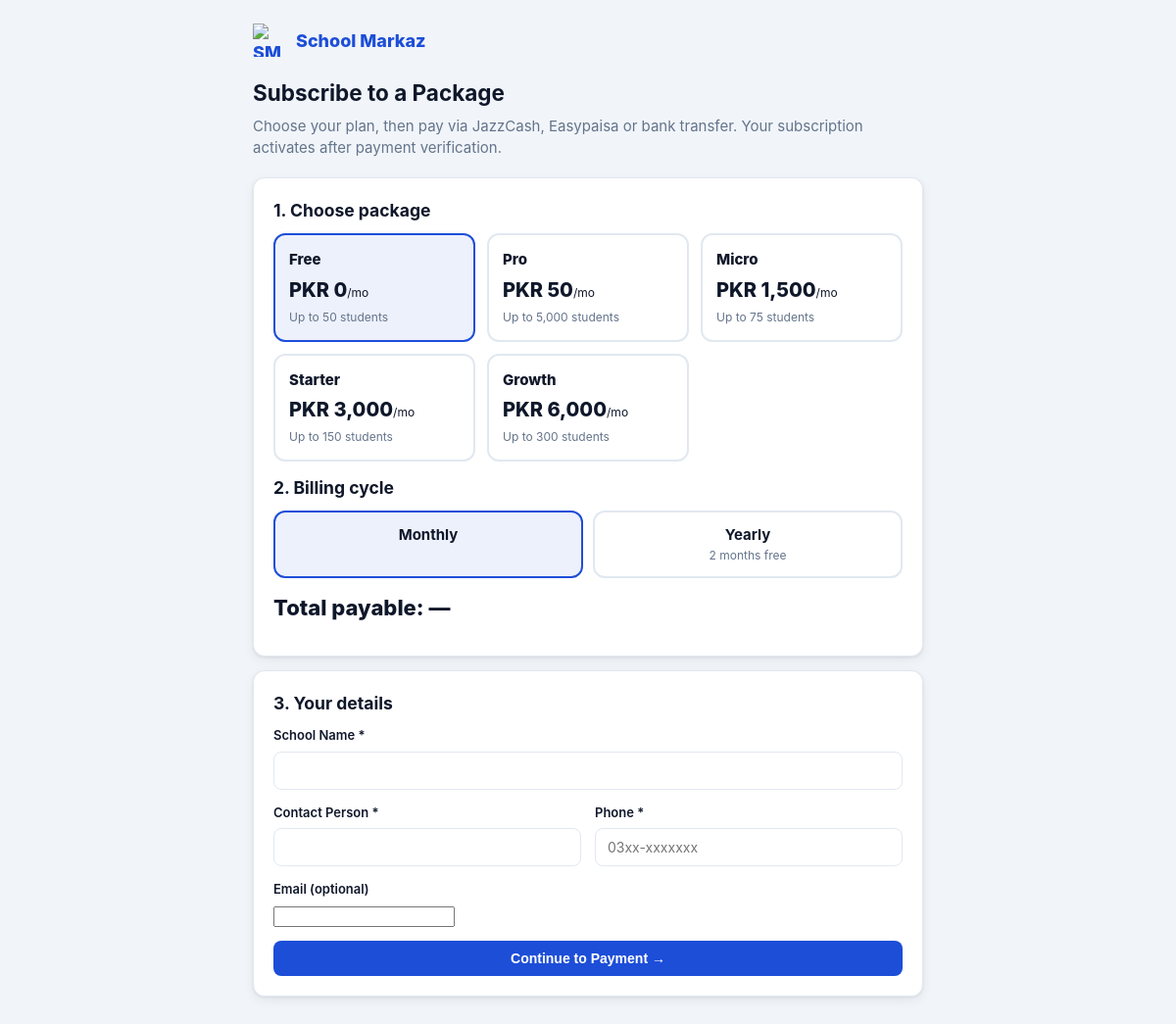
/subscribe.php?package_id=4, run on the app's committed database.
### tables this page shows
CREATE TABLE IF NOT EXISTS packages (
    id INT UNSIGNED AUTO_INCREMENT PRIMARY KEY,
    name VARCHAR(60) NOT NULL,
    max_students INT UNSIGNED NOT NULL,
    price_monthly DECIMAL(12,2) NOT NULL,
    per_student TINYINT(1) NOT NULL DEFAULT 0,
    features TEXT
);

### config/app.php (called while the page is built, shortened)
<?php
function app_url(string $path = ''): string
{
    static $base = null;
    if ($base === null) {
        $env = getenv('APP_URL');
        if ($env) {
            $base = rtrim($env, '/');
        } else {
            $scheme = (!empty($_SERVER['HTTPS']) && $_SERVER['HTTPS'] !== 'off')
                || (($_SERVER['HTTP_X_FORWARDED_PROTO'] ?? '') === 'https') ? 'https' : 'http';
            $host = $_SERVER['HTTP_HOST'] ?? 'localhost';
            $dir = rtrim(str_replace('\\', '/', dirname($_SERVER['SCRIPT_NAME'] ?? '/')), '/');
            $parts = explode('/', trim($dir, '/'));
            if (in_array(end($parts), ['admin', 'teacher', 'student', 'parent', 'auth', 'api'], true)) {
                array_pop($parts);
            }
            $base = $scheme . '://' . $host . ($parts ? '/' . implode('/', $parts) : '');
        }
    }
    return $base . ($path ? '/' . ltrim($path, '/') : '');
}

### includes/helpers.php (called while the page is built, shortened)
<?php
function e(?string $value): string
{
    return htmlspecialchars((string) $value, ENT_QUOTES, 'UTF-8');
}
function fmt_money($amount): string
{
    return CURRENCY . ' ' . number_format((float) $amount, 0);
}

### config/database.php (called while the page is built, shortened)
<?php
function db(): PDO
{
    static $pdo = null;
    if ($pdo === null) {
        $dsn = 'mysql:host=' . DB_HOST . ';port=' . DB_PORT . ';dbname=' . DB_NAME . ';charset=' . DB_CHARSET;
        try {
            $pdo = new PDO($dsn, DB_USER, DB_PASS, [
                PDO::ATTR_ERRMODE => PDO::ERRMODE_EXCEPTION,
                PDO::ATTR_DEFAULT_FETCH_MODE => PDO::FETCH_ASSOC,
                PDO::ATTR_EMULATE_PREPARES => false,
            ]);
        } catch (PDOException $e) {
            http_response_code(500);
            echo '<!doctype html><html><head><meta charset="utf-8"><title>Database Error</title></head>'
                . '<body style="font-family:sans-serif;max-width:640px;margin:60px auto;padding:20px">'
                . '<h1>Database connection failed</h1>'
                . '<p>The application could not connect to MySQL. Create the database and user, import '
                . '<code>database/schema.sql</code>, and verify credentials in <code>config/database.php</code> '
                . '(or the DB_* environment variables).</p>'
                . '</body></html>';
            exit;
        }
    }
    return $pdo;
}

### subscribe.php (the view, shortened to what this page needs)
<?php
$packages = db()->query('SELECT * FROM packages ORDER BY price_monthly ASC')->fetchAll();
$sel_pkg = null;
$pid = (int)($_GET['package_id'] ?? $_POST['package_id'] ?? 0);
if ($pid > 0) {
    foreach ($packages as $p) {
        if ((int)$p['id'] === $pid) { $sel_pkg = $p; break; }
    }
}
$old = [
    'package_id' => $sel_pkg ? (string)$sel_pkg['id'] : '',
    'cycle' => 'monthly',
    'school_name' => '', 'contact_name' => '', 'phone' => '', 'email' => '',
];
?>
<!DOCTYPE html>
<html lang="en">
<head>
<link rel="stylesheet" href="<?= e(app_url('assets/css/style.css')) ?>">
</head>
<body>
<div class="wrap">
  <a class="brandline" href="<?= e(app_url('index.php')) ?>">
    <img src="<?= e(app_url('assets/icons/logo.png')) ?>" alt="SM logo"> <?= e(APP_NAME) ?>
  </a>
  <h2 style="margin:0 0 6px">Subscribe to a Package</h2>
  <p style="color:var(--muted);margin:0 0 18px">Choose your plan, then pay via JazzCash, Easypaisa or bank transfer. Your subscription activates after payment verification.</p>
  <form method="post" id="subform">
    <div class="card" style="margin-bottom:14px"><div class="card-body">
      <h3 style="margin:0 0 10px">1. Choose package</h3>
      <div class="pkgpick">
        <?php foreach ($packages as $p): ?>
        <div class="pkg<?= $sel_pkg && (int)$sel_pkg['id'] === (int)$p['id'] ? ' sel' : '' ?>" data-id="<?= (int)$p['id'] ?>">
          <div class="pname"><?= e($p['name']) ?></div>
          <div class="pamount"><?= e(fmt_money($p['price_monthly'])) ?><small style="font-size:12px;font-weight:400">/mo</small></div>
          <div style="font-size:12px;color:var(--muted)">Up to <?= e(number_format((int)$p['max_students'])) ?> students</div>
        </div>
        <?php endforeach; ?>
      </div>
      <h3 style="margin:14px 0 10px">2. Billing cycle</h3>
      <div class="cycles">
        <div class="cycle<?= $old['cycle'] === 'monthly' ? ' sel' : '' ?>" data-cycle="monthly">
          <strong>Monthly</strong><div style="font-size:12px;color:var(--muted)" id="mprice"></div>
        </div>
        <div class="cycle<?= $old['cycle'] === 'yearly' ? ' sel' : '' ?>" data-cycle="yearly">
          <strong>Yearly</strong><div style="font-size:12px;color:var(--muted)">2 months free</div>
        </div>
      </div>
      <div class="total">Total payable: <span id="total">—</span></div>
    </div></div>
    <div class="card"><div class="card-body">
      <h3 style="margin:0 0 10px">3. Your details</h3>
      <div class="field"><label>School Name *</label>
        <input type="text" name="school_name" value="<?= e($old['school_name']) ?>" required></div>
      <div class="form-row">
        <div class="field"><label>Contact Person *</label>
          <input type="text" name="contact_name" value="<?= e($old['contact_name']) ?>" required></div>
        <div class="field"><label>Phone *</label>
          <input type="text" name="phone" value="<?= e($old['phone']) ?>" required placeholder="03xx-xxxxxxx"></div>
      </div>
      <div class="field"><label>Email (optional)</label>
        <input type="email" name="email" value="<?= e($old['email']) ?>"></div>
      <button class="btn" type="submit" style="width:100%">Continue to Payment →</button>
    </div></div>
  </form>
</div>
</body>
</html>

### assets/css/style.css (style rules this page uses)
:root { --bg: #f1f5f9; --surface: #ffffff; --surface-muted: #f8fafc; --text: #0f172a; --muted: #64748b; --border: #e2e8f0; --primary: #1d4ed8; --primary-dark: #1e40af; --accent: #f59e0b; --success: #16a34a; --warning: #d97706; --danger: #dc2626; --info: #0284c7; --radius: 12px; --shadow: 0 1px 3px rgba(15, 23, 42, .08), 0 4px 12px rgba(15, 23, 42, .06); --sidebar-w: 248px; }
* { box-sizing: border-box; }
html, body { margin: 0; padding: 0; }
body { font-family: -apple-system, BlinkMacSystemFont, "Segoe UI", Roboto, "Helvetica Neue", Arial, sans-serif; background: var(--bg); color: var(--text); font-size: 15px; line-height: 1.5; }
a { color: var(--primary); text-decoration: none; }
.card { background: var(--surface); border: 1px solid var(--border); border-radius: var(--radius); box-shadow: var(--shadow); margin-bottom: 20px; }
.card-body { padding: 20px; }
.btn { display: inline-block; padding: 9px 18px; border-radius: 8px; border: 1px solid transparent; font-size: 14px; font-weight: 600; cursor: pointer; background: var(--primary); color: #fff; }
.field { margin-bottom: 14px; }
.field label { display: block; font-weight: 600; font-size: 13px; margin-bottom: 6px; }
.field input[type="text"], .field input[type="password"], .field input[type="date"], .field input[type="time"], .field input[type="number"], .field input[type="tel"], .field select, .field textarea { width: 100%; padding: 10px 12px; border: 1px solid var(--border); border-radius: 8px; font-size: 14px; font-family: inherit; background: #fff; color: var(--text); }
.form-row { display: grid; grid-template-columns: repeat(2, 1fr); gap: 14px; }

### subscribe.php (style rules this page uses)
.wrap { max-width: 720px; margin: 0 auto; padding: 24px 18px 40px; }
.brandline { display: flex; align-items: center; gap: 10px; font-weight: 800; font-size: 18px; margin-bottom: 20px; }
.brandline img { width: 34px; height: 34px; }
.pkgpick { display: grid; grid-template-columns: repeat(auto-fit, minmax(180px, 1fr)); gap: 12px; margin-bottom: 14px; }
.pkg { border: 2px solid var(--border); border-radius: 12px; padding: 14px; cursor: pointer; }
.pkg.sel { border-color: var(--primary); background: color-mix(in srgb, var(--primary) 8%, transparent); }
.pkg .pname { font-weight: 800; }
.pkg .pamount { font-size: 20px; font-weight: 800; margin: 4px 0; }
.cycles { display: flex; gap: 10px; margin-bottom: 14px; }
.cycle { flex: 1; border: 2px solid var(--border); border-radius: 12px; padding: 12px; cursor: pointer; text-align: center; }
.cycle.sel { border-color: var(--primary); background: color-mix(in srgb, var(--primary) 8%, transparent); }
.total { font-size: 22px; font-weight: 800; margin: 12px 0; }

### data on the page
packages: name "Free", price_monthly "PKR 0", max_students "50"
packages: name "Pro", price_monthly "PKR 50", max_students "5,000"
packages: name "Micro", price_monthly "PKR 1,500", max_students "75"
packages: name "Starter", price_monthly "PKR 3,000", max_students "150"
packages: name "Growth", price_monthly "PKR 6,000", max_students "300"

### other printed values
APP_NAME "School Markaz"
